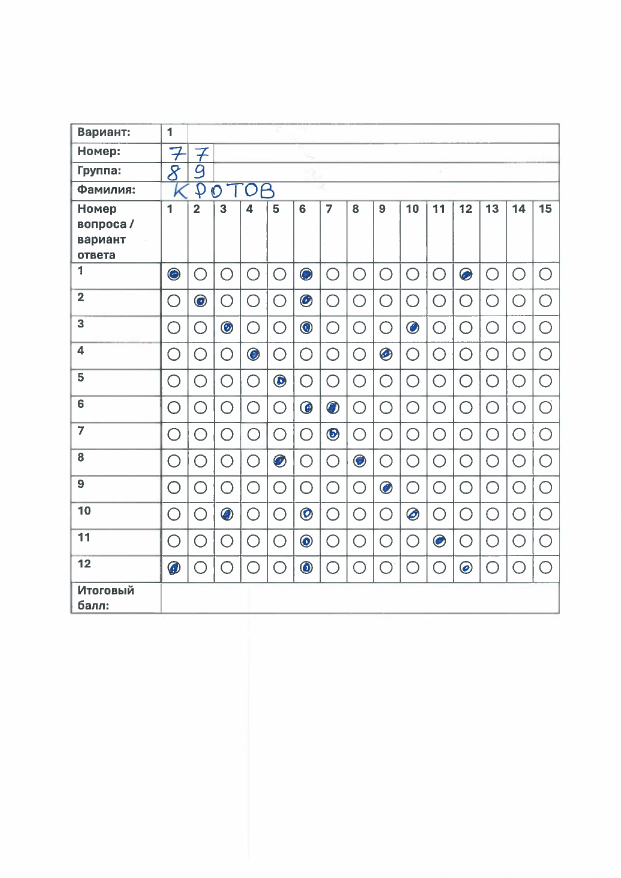
#> input picture dataset_blanks/stud1.jpg, 1242 x 1755 px (shown at 1/2 size); its folder holds only this picture in this run
$ python digits.py
#> lines starting #> are read from the running program, lines starting #| are printed output that depends on the picture; after the words box and inside, x2 and y2 are one past the last pixel; in counts of white or black regions, pixels touching at a corner belong together
### src/answers_detection/utils.py
import cv2
import numpy as np


## TO STACK ALL THE IMAGES IN ONE WINDOW
# [38 lines left out: function stackImages, not called in this run]


def rect_contour(contours):
    rec_con = []

    for cont in contours:
        area = cv2.contourArea(cont)
        if area > 50:
            peri = cv2.arcLength(cont, True)
            approx = cv2.approxPolyDP(cont, 0.02 * peri, True)
            if len(approx) == 4:
                rec_con.append(cont)
    rec_con = sorted(rec_con, key=cv2.contourArea, reverse=True)

    return rec_con


def get_corner_points(cont):
    peri = cv2.arcLength(cont, True)
    approx = cv2.approxPolyDP(cont, 0.02 * peri, True)
    return approx


def reorder(points):
    points = points.reshape((4, 2))
    points_new = np.zeros((4, 1, 2), np.int32)
    add = points.sum(1)
    points_new[0] = points[np.argmin(add)]  # [0, 0]
    points_new[3] = points[np.argmax(add)]  # [w, h]
    diff = np.diff(points, axis=1)
    points_new[1] = points[np.argmin(diff)]  # [w, 0]
    points_new[2] = points[np.argmax(diff)]  # [0, h]
    return points_new


# [11 lines left out: function split_boxes, not called in this run]

### src/answers_detection/constants.py
import cv2

# Подбор параметров
#Вариант
W1_VAR = 276
H1_VAR = 1
W2_VAR = 360
H2_VAR = 51
# Номер по списку
W11_GL = W1_VAR
H11_GL = H2_VAR
W12_GL = W2_VAR
H12_GL = 100 + 5

W21_GL = W2_VAR
H21_GL = H11_GL
W22_GL = 444
H22_GL = H12_GL
# Группа
W11_GROUP = W1_VAR
H11_GROUP = 100 + 2
W12_GROUP = W2_VAR
H12_GROUP = 150 + 5

W21_GROUP = W2_VAR
H21_GROUP = H12_GL
W22_GROUP = W21_GROUP + 84
H22_GROUP = H21_GROUP + 50
# Фамилия
W1_FAMILY = 276
H1_FAMILY = 150
W2_FAMILY = 1000
H2_FAMILY = 200
# Таблица ответов
W1_ANS = 276
H1_ANS = 367
W2_ANS = 1498
H2_ANS = 1218


ANCHORS_POINTS = {
    "answers": [(W1_ANS, H1_ANS), (W2_ANS, H2_ANS)],
    "family_name": [(W1_FAMILY, H1_FAMILY), (W2_FAMILY, H2_FAMILY)],
    "group_1": [(W11_GROUP, H11_GROUP), (W12_GROUP, H12_GROUP)],
    "group_2": [(W21_GROUP, H21_GROUP), (W22_GROUP, H22_GROUP)],
    "list_number_1": [(W11_GL, H11_GL), (W12_GL, H12_GL)],
    "list_number_2": [(W21_GL, H21_GL), (W22_GL, H22_GL)],
    "variant": [(W1_VAR, H1_VAR), (W2_VAR, H2_VAR)]
}

FILL_THRESH = 200000

ANSWER_AREA_WIDTH = 1500
ANSWER_AREA_HEIGHT = 1300
SCAN_WIDTH = 1242
SCAN_HEIGHT = 1756

# [5 lines left out: function draw_points, not called in this run]

def crop_img(img, points):
    w1, h1 = points[0]
    w2, h2 = points[1]
    return img[h1:h2+1, w1:w2+1]

### src/digits.py
import cv2
import numpy as np

import src.answers_detection.constants
from src.answers_detection import constants, utils


def get_digits(path):

#> called with path = '../dataset_blanks/stud1.jpg'
    width_img = src.answers_detection.constants.SCAN_WIDTH
    height_img = src.answers_detection.constants.SCAN_HEIGHT

    # Prepocessing
    img = cv2.imread(path)
#> img is the input picture: shape (1755, 1242, 3); mean B, G, R 245.2, 244.9, 244.3
    img = cv2.resize(img, (width_img, height_img))
#> img: shape (1756, 1242, 3)
    img_contours = img.copy()
    img_biggest_contour = img.copy()
    img_gray = cv2.cvtColor(img, cv2.COLOR_BGR2GRAY)
    img_blur = cv2.GaussianBlur(img_gray, (5,5), 1)
    img_canny = cv2.Canny(img_blur, 10, 50)
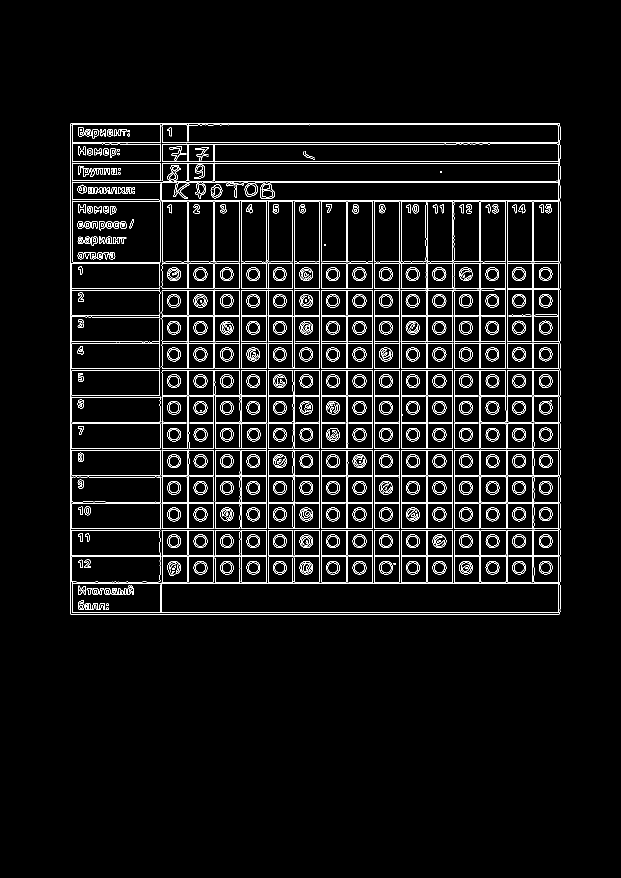
#> img_canny: shape (1756, 1242) (shown at 1/2 size); 4.7% white in thin lines or dots, all inside (x1, y1, x2, y2) = (140, 246, 1121, 1229)

    #Find contours
    contours, hierarchy = cv2.findContours(img_canny, cv2.RETR_EXTERNAL, cv2.CHAIN_APPROX_NONE)
#> contours = 1 contour; box (x1, y1, x2, y2) and area: (140, 246, 1121, 1229) 962246
    cv2.drawContours(img_contours, contours, -1, (0, 255, 0), 5)
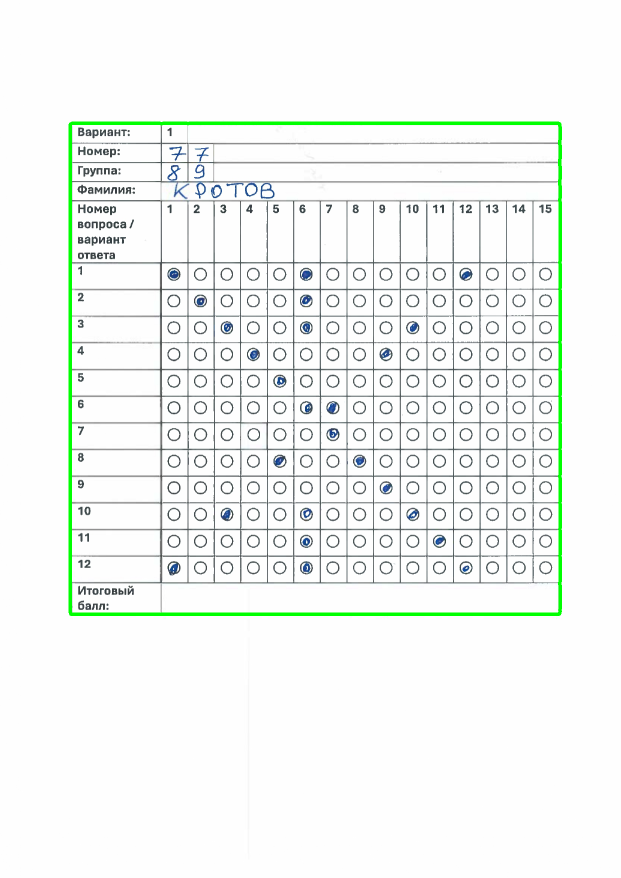
#> img_contours: shape (1756, 1242, 3) (shown at 1/2 size); mean B, G, R 242.6, 245.5, 241.6

    #Find rectangles
    rect_con = utils.rect_contour(contours)
#> the loop in rect_contour, `for cont in contours:` made 1 pass
#> (area, peri, approx) on pass 1: (962246.5, 3935.6, [[141, 247], [141, 1228], [1118, 1228], [1119, 247]])
#> after the loop in rect_contour, `for cont in contours:`: rec_con has the same summary as contours in get_digits
#> rect_con has the same summary as contours
    biggest_con = utils.get_corner_points(rect_con[0])
#> in get_corner_points, `peri = cv2.arcLength(cont, True)`: peri = 3935.6
#> in get_corner_points, `approx = cv2.approxPolyDP(cont, 0.02 * peri, True)`: approx = [[141, 247], [141, 1228], [1118, 1228], [1119, 247]]
#> biggest_con has the same summary as approx in get_corner_points

    if biggest_con.size != 0:
        cv2.drawContours(img_biggest_contour, biggest_con, -1, (0, 255, 0), 20)
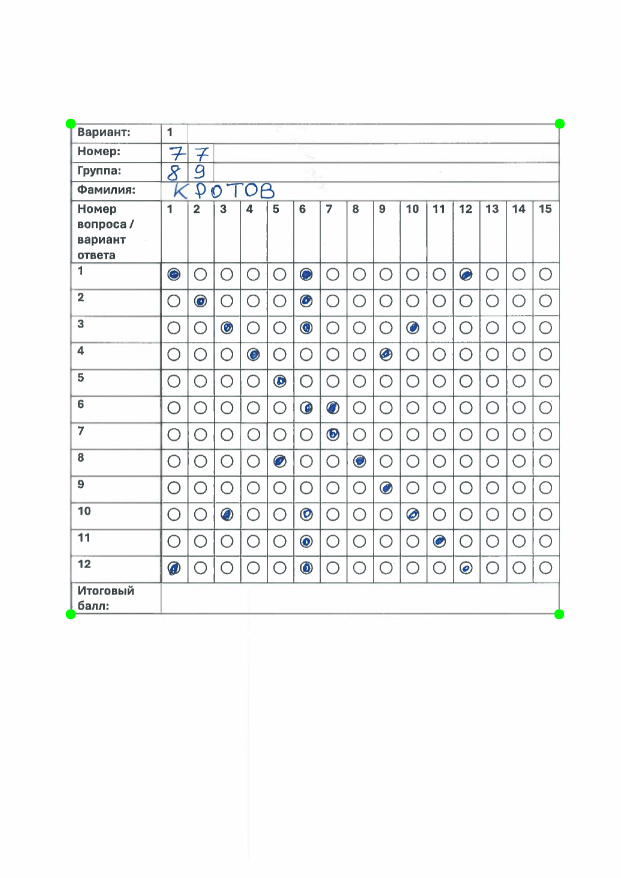
#> img_biggest_contour: shape (1756, 1242, 3) (shown at 1/2 size); mean B, G, R 245.1, 244.9, 244.1
        biggest_con_new = utils.reorder(biggest_con)
#> in reorder, `points = points.reshape((4, 2))`: points has the same summary as approx in get_corner_points
#> in reorder, `add = points.sum(1)`: add = [388, 1369, 2346, 1366]
#> in reorder, `diff = np.diff(points, axis=1)`: diff = [106, 1087, 110, -872]
#> biggest_con_new = [[141, 247], [1119, 247], [141, 1228], [1118, 1228]]

        width_area = src.answers_detection.constants.ANSWER_AREA_WIDTH
        height_area = src.answers_detection.constants.ANSWER_AREA_HEIGHT
        pt1 = np.float32(biggest_con_new)
#> pt1 has the same summary as biggest_con_new
        pt2 = np.float32([[0, 0], [width_area, 0], [0, height_area], [width_area, height_area]])
        matrix = cv2.getPerspectiveTransform(pt1, pt2)
#> matrix = [[1.53, 7.19e-18, -216.2], [-5.08e-17, 1.32, -326.9], [-1.79e-19, -1.04e-06, 1]]
        img_area = cv2.warpPerspective(img, matrix, (width_area, height_area))
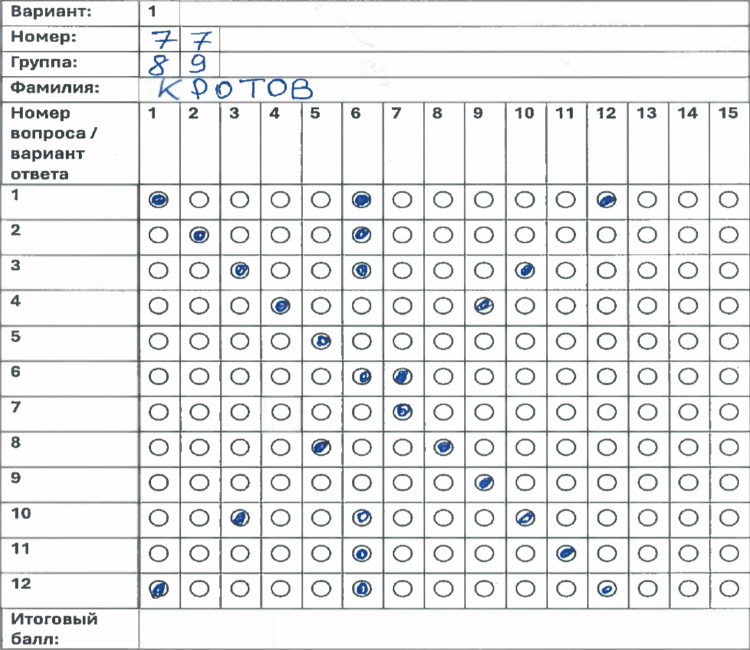
#> img_area: shape (1300, 1500, 3) (shown at 1/2 size); mean B, G, R 234.4, 233.7, 232.3
        img_area_gray = cv2.cvtColor(img_area, cv2.COLOR_BGR2GRAY)

        # Apply threshold
        img_area_thresh = cv2.threshold(img_area_gray, 220, 255, cv2.THRESH_BINARY_INV)[1]
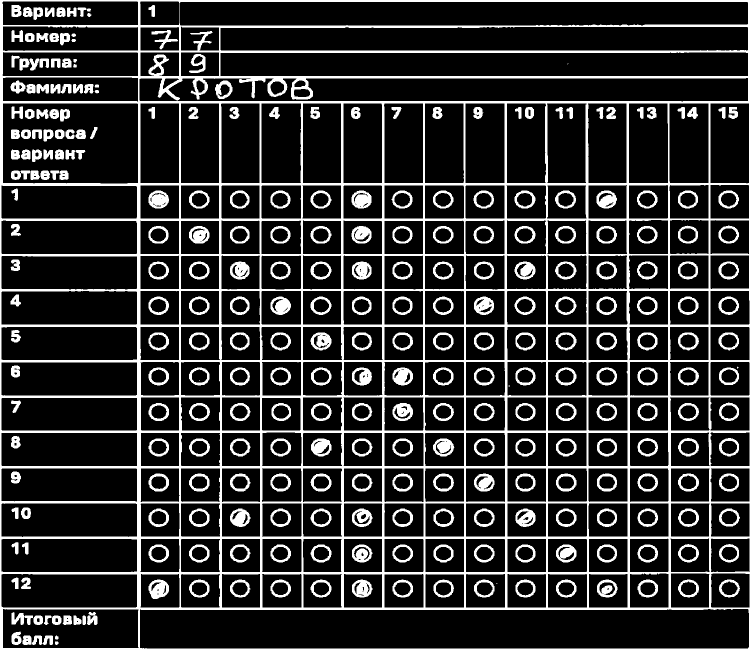
#> img_area_thresh: shape (1300, 1500) (shown at 1/2 size); 17.9% white; 299 white regions (5 under 20 px), largest, box (x1, y1, x2, y2) and area: (0, 0, 1500, 1300) 209456, (297, 1159, 338, 1198) 1084, (297, 381, 338, 417) 1081

        # To Lev
        img1 = constants.crop_img(img_area_thresh, constants.ANCHORS_POINTS["group_1"])
#> in crop_img, `return img[h1:h2+1, w1:w2+1]`: returned value: shape (54, 85); 37.3% white; 1 white region, box (x1, y1, x2, y2) and area: (0, 0, 85, 54) 1711
        img2 = constants.crop_img(img_area_thresh, constants.ANCHORS_POINTS["group_2"])
#> in crop_img (call 2), `return img[h1:h2+1, w1:w2+1]`: returned value: shape (51, 85); 26.9% white; 2 white regions, box (x1, y1, x2, y2) and area: (18, 3, 51, 41) 586, (0, 0, 85, 51) 579
        img3 = constants.crop_img(img_area_thresh, constants.ANCHORS_POINTS["list_number_1"])
#> in crop_img (call 3), `return img[h1:h2+1, w1:w2+1]`: returned value: shape (55, 85); 35.4% white; 2 white regions, box (x1, y1, x2, y2) and area: (0, 0, 85, 55) 1054, (27, 9, 80, 48) 603
        img4 = constants.crop_img(img_area_thresh, constants.ANCHORS_POINTS["list_number_2"])
#> in crop_img (call 4), `return img[h1:h2+1, w1:w2+1]`: returned value: shape (55, 85); 30.5% white; 1 white region, box (x1, y1, x2, y2) and area: (0, 0, 85, 55) 1425
        img5 = constants.crop_img(img_area_thresh, constants.ANCHORS_POINTS["variant"])
#> in crop_img (call 5), `return img[h1:h2+1, w1:w2+1]`:
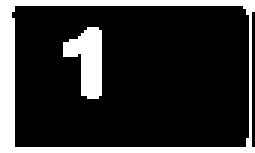
#> returned value: shape (51, 85) (shown 3 times larger); 19% white; 2 white regions, box (x1, y1, x2, y2) and area: (0, 0, 85, 51) 629, (21, 9, 34, 33) 195
        result = [img1, img2, img3, img4, img5]

        mnist_size = 28
        for i in range(len(result)):
            result[i] = cv2.resize(result[i], (mnist_size, mnist_size))
#> this loop made 5 passes
#> after the loop, result = 5 items

        return result

groups_all = []
lists_all = []
variants_all = []

for i in range(1, 10):
    path = f"../dataset_blanks/stud{i}.jpg"
    images = get_digits(path)
#> images = 5 items
    for j, (name, img) in enumerate(zip(["group1", "group2", "list1", "list2", "variant"], images)):
        cv2.imwrite(f"./result_lev/{(i - 1) * 5 + j}.jpg", img)
        if name.startswith("group"):
            groups_all.append(img)
        elif name.startswith("list"):
            lists_all.append(img)
        else:
            variants_all.append(img)
#> this loop made 5 passes
#> pass 2, `cv2.imwrite(f"./result_lev/{(i - 1) * 5 + j}.jpg", img)`:
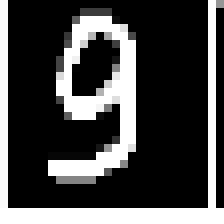
#> saved as 1.jpg: shape (28, 28) (shown 8 times larger); min 0, max 255, mean 70
#> after the loop, groups_all = 2 items; lists_all = 2 items; variants_all = 1 item
#> (the run stopped early here; a loop or call above may not have finished)
